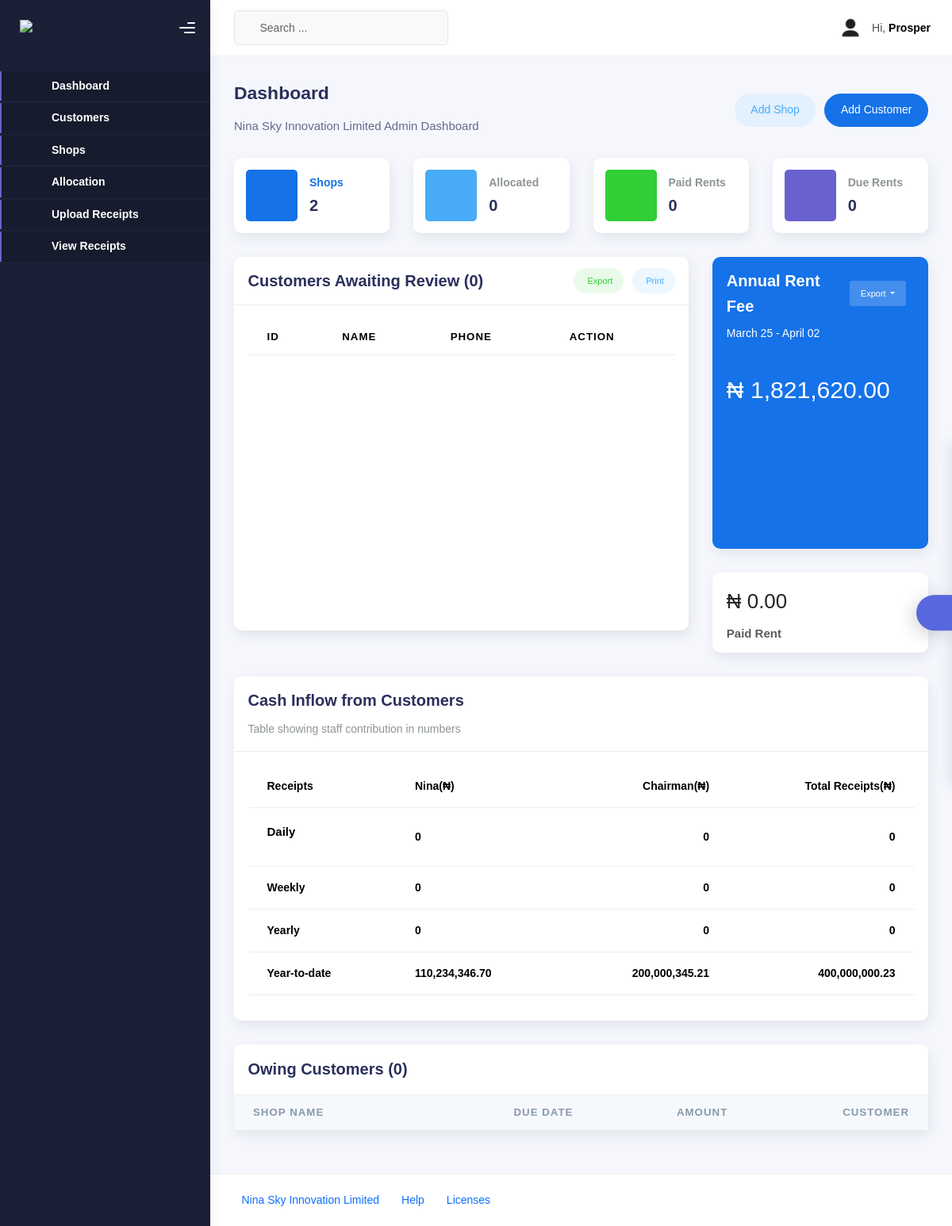
/web/review-officer/dashboard/ (signed in), run on an earlier commit of the app's database.
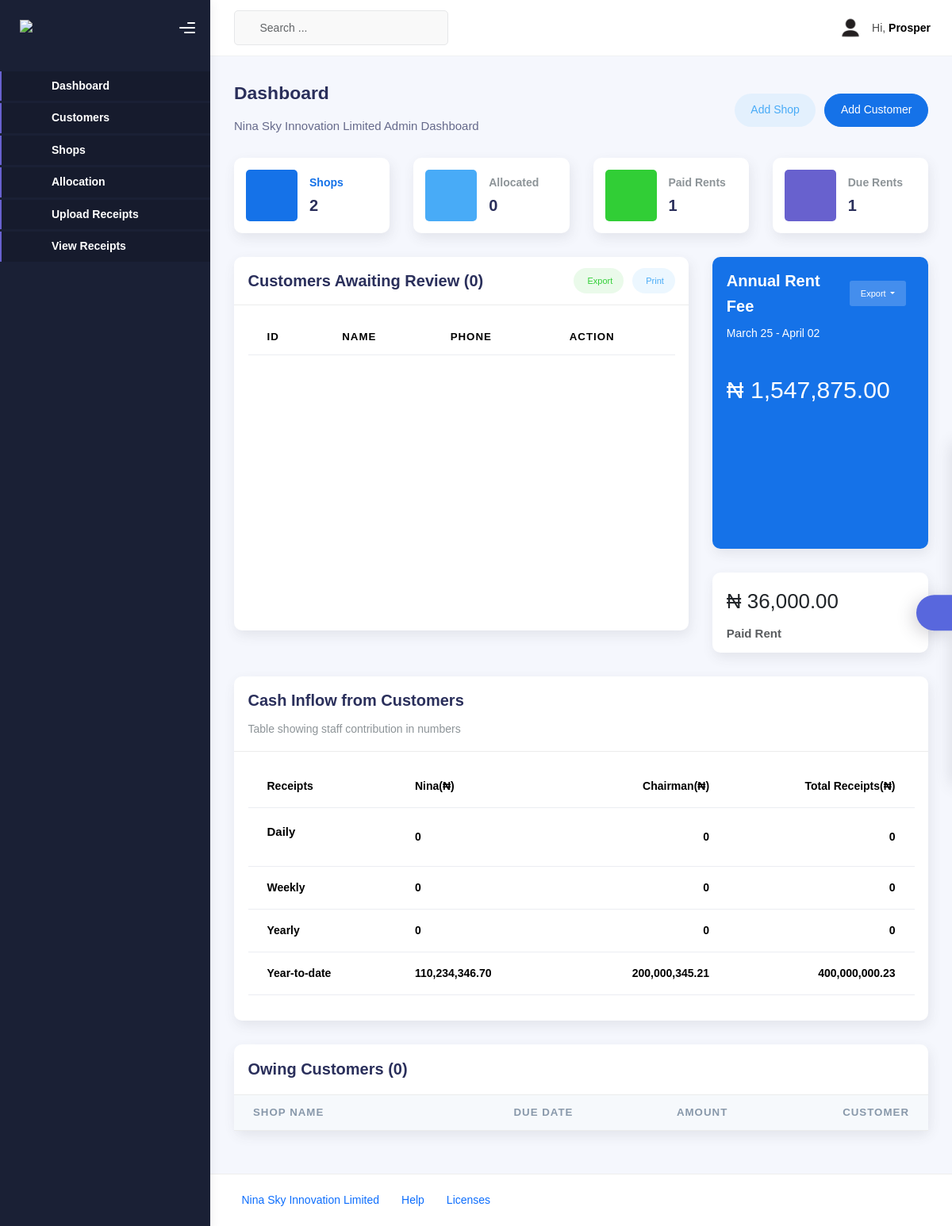
And on a later commit of the database.
### shop/models.py (models this page shows, shortened)
class Shop(models.Model):
    Type = [
        ('Platinum', 'Platinum'),
        ('Titanium', 'Titanium'),
        ('Diamond', 'Diamond'),
        ('Premium', 'Premium'),
        ('Gold', 'Gold'),
        ('Silver', 'Silver'),
    ]
    Floor = [
        ('G', 'Ground Floor'),
        ('1', 'First Floor'),
        ('2', 'Second Floor'),
    ]
    STATUS = [
        ('vacant', 'Vacant'),
        ('allocated', 'Allocated'),
    ]
    name = models.CharField(max_length=255)
    type = models.CharField(max_length=10, choices=Type)
    price = models.DecimalField(max_digits=10, decimal_places=2)
    shop_price = models.DecimalField(max_digits=10, decimal_places=2, blank=True, null=True)
    new_shop_price = models.DecimalField(max_digits=10, decimal_places=2, blank=True, null=True)
    caution_fee = models.DecimalField(max_digits=12, decimal_places=2, default=100000.00)
    no = models.CharField(max_length=5, validators=[MinLengthValidator(4)], unique=True)
    address = models.CharField(max_length=300)
    floor = models.CharField(max_length=20, choices=Floor)
    size = models.IntegerField()
    status = models.CharField(max_length=10, choices=STATUS, default='vacant')
    is_paid = models.BooleanField(default=False)
    is_approved = models.BooleanField(default=False)
    class Meta:
        ordering = ["no"]
    @staticmethod
    def allocated_shops_count():
        return Rent.objects.filter(is_paid=True, is_expired=False).count()
    @staticmethod
    def expected_rent_fees():
        from decimal import Decimal
        total = Decimal('0.00')
        for shop in Shop.objects.filter(status='allocated'):
            total += Decimal(str(shop.new_total_rent_payable))
        return '{:.2f}'.format(total)
    @staticmethod
    def total_paid_shops_price():
        total_paid_price = Shop.objects.filter(is_paid=True).aggregate(Sum('price'))['price__sum'] or 0.0
        formatted_sum = formatted_sum = '{:.2f}'.format(total_paid_price)
        return formatted_sum
    @property
    def rent(self):
        return self.size * self.price
    @property
    def vat(self): # 7.5% OF THE RENT
        result = self.rent * Decimal('0.075')
        return result.quantize(Decimal('0.01'), rounding=ROUND_HALF_UP)
    @property
    def wht(self):  # 5%
        result = self.rent * Decimal(0.05)
        return result.quantize(Decimal('0.01'), rounding=ROUND_HALF_UP)
    @property
    def new_shop_agency(self):
        result = (self.rent + self.vat) * Decimal('0.15')
        return result.quantize(Decimal('0.01'), rounding=ROUND_HALF_UP)
    @property
    def new_shop_legal(self):
        result = (self.rent + self.vat) * Decimal('0.05')
        return result.quantize(Decimal('0.01'), rounding=ROUND_HALF_UP)
    @property
    def new_service_charge(self):
        result = (self.rent + self.vat) * Decimal('0.25')
        return result.quantize(Decimal('0.01'), rounding=ROUND_HALF_UP)
    @property
    def new_total_rent_payable(self):
        return round(self.rent + self.new_shop_agency + self.new_shop_legal + self.new_service_charge + self.wht + self.vat + self.caution_fee, 2)
    @property
    def shop_price(self):
        result = self.rent * Decimal('1.075')
        return result.quantize(Decimal('0.01'), rounding=ROUND_HALF_UP)

### web/views.py (the view)
# urls.py: path("review-officer/dashboard/", review_officer_dashboard, name="review-officer-dashboard"),
@user_passes_test(is_review_officer)
def review_officer_dashboard(request):
    users = User.objects.filter(is_staff=False)
    users_count = User.objects.filter(is_staff=False).count()
    no_of_due_rents = Rent.rents_due_count()
    no_of_paid_rents = Rent.rents_paid_count()
    no_of_shops = Shop.objects.all().count()
    all_customers = Customer.objects.all()
    allocated_shops = Shop.allocated_shops_count
    expected_rent_fees = Shop.expected_rent_fees
    sum_of_paid_rents = Shop.total_paid_shops_price()
    owing_customers = Rent.objects.filter(is_paid=False, shop__status="allocated")
    customers_awaiting_review = Customer.objects.filter(is_reviewed=False)
    customers_awaiting_approval = Customer.objects.filter(approval=False)
    no_of_owing_shop_customers = Shop.objects.filter(status="allocated", is_paid=False).count()
    context = {"users": users, "daily_income_total": 0,
                "weekly_income_total": 0,
                "yearly_income_total": 0,
                "nina_daily_income": 0, "nina_weekly_income":0,
                "nina_yearly_income": 0,
                "chairman_daily_income": 0,
                "chairman_weekly_income": 0,
                "chairman_yearly_income": 0,
                "users_count": users_count, "no_of_owing_shop_customers": no_of_owing_shop_customers,
                "customers_awaiting_approval": customers_awaiting_approval,
                "customers_awaiting_review": customers_awaiting_review,
                "all_customers": all_customers, "no_of_due_rents": no_of_due_rents,
                "no_of_paid_rents": no_of_paid_rents, "no_of_shops": no_of_shops,
                "allocated_shops": allocated_shops, "expected_rent_fees": expected_rent_fees,
                "sum_of_paid_rents": sum_of_paid_rents,
                "owing_customers": owing_customers,
                "current_user": request.user, "all_income": 0}
    return render(request, "web/review_officer_dashboard.html", context)

### shop/models.py (called while the page is built)
    @staticmethod
    def rents_due_count():
        today = timezone.now().date()
        return Rent.objects.filter(is_expired=True).count()

    @staticmethod
    def rents_paid_count():
        return Rent.objects.filter(is_paid=True).count()

### web/views.py (called while the page is built)
def is_review_officer(user):
    return user.is_staff

### templates/web/review_officer_dashboard.html (shortened to what the changed rows need)
{% load static %}
{% load humanize %}
<!DOCTYPE html>
<html lang="en">
  <head>
    <link rel="stylesheet" href="https://cdn.jsdelivr.net/npm/bootstrap@4.0.0/dist/css/bootstrap.min.css">
    <link rel="stylesheet" href="{% static 'web/web_dashboard/assets/css/bootstrap.min.css' %}" />
    <link rel="stylesheet" href="{% static 'web/web_dashboard/assets/css/plugins.min.css' %}" />
    <link rel="stylesheet" href="{% static 'web/web_dashboard/assets/css/kaiadmin.min.css' %}" />
    <link rel="stylesheet" href="{% static 'web/web_dashboard/assets/css/demo.css' %}" />
  </head>
  <body>
    <div class="wrapper">
      <div class="main-panel">
        <div class="container">
          <div class="page-inner">
            <div class="row">
              <div class="col-sm-6 col-md-3">
                <div class="card card-stats card-round">
                  <div class="card-body">
                    <div class="row align-items-center">
                      <div class="col col-stats ms-3 ms-sm-0">
                        <div class="numbers">
                          <p class="card-category"><strong>Paid Rents</strong></p>
                          <h4 class="card-title">{{ no_of_paid_rents }}</h4>
                        </div>
                      </div>
                    </div>
                  </div>
                </div>
              </div>
              <div class="col-sm-6 col-md-3">
                <div class="card card-stats card-round">
                  <div class="card-body">
                    <div class="row align-items-center">
                      <div class="col col-stats ms-3 ms-sm-0">
                        <div class="numbers">
                          <p class="card-category"><strong>Due Rents</strong></p>
                          <h4 class="card-title">{{ no_of_due_rents }}</h4>
                        </div>
                      </div>
                    </div>
                  </div>
                </div>
              </div>
            </div>
            <div class="row">
              <div class="col-md-8">
                <div class="card card-round">
                  <div class="card-body">
                    <div class="chart-container" style="min-height: 375px">
                        <table class="table">
                          <thead>
                            <tr>
                              <th scope="col">ID</th>
                              <th scope="col">Name</th>
                              <th scope="col">Phone</th>
                              <th scope="col">Action</th>
                            </tr>
                          </thead>
                        </table>
                    </div>
                  </div>
                </div>
              </div>
              <div class="col-md-4">
                <div class="card card-primary card-round">
                  <div class="card-body pb-0">
                    <div class="mb-4 mt-2">
                      <h1>₦ {{expected_rent_fees|intcomma }}</h1>
                    </div>
                  </div>
                </div>
                <div class="card card-round">
                  <div class="card-body pb-0">
                    <h2 class="mb-2">₦ {{ sum_of_paid_rents|intcomma }}</h2>
                    <p class="text-muted"><strong>Paid Rent</strong></p>
                  </div>
                </div>
              </div>
            </div>
            <div class="row">
              <div class="col-md-12">
                <div class="card card-round">
                  <div class="card-body p-0">
                    <div class="table-responsive">
                      <table class="table align-items-center mb-0">
                        <thead class="thead-light">
                          <tr>
                            <th scope="col">Shop Name</th>
                            <th scope="col" class="text-end">Due Date</th>
                            <th scope="col" class="text-end">Amount</th>
                            <th scope="col" class="text-end">Customer</th>
                          </tr>
                        </thead>
                      </table>
                    </div>
                  </div>
                </div>
              </div>
            </div>
          </div>
        </div>
      </div>
    </div>
    <script>
      $("#lineChart").sparkline([102, 109, 120, 99, 110, 105, 115], {
        type: "line",
        height: "70",
        width: "100%",
        lineWidth: "2",
        lineColor: "#177dff",
        fillColor: "rgba(23, 125, 255, 0.14)",
      });
      $("#lineChart2").sparkline([99, 125, 122, 105, 110, 124, 115], {
        type: "line",
        height: "70",
        width: "100%",
        lineWidth: "2",
        lineColor: "#f3545d",
        fillColor: "rgba(243, 84, 93, .14)",
      });
      $("#lineChart3").sparkline([105, 103, 123, 100, 95, 105, 115], {
        type: "line",
        height: "70",
        width: "100%",
        lineWidth: "2",
        lineColor: "#ffa534",
        fillColor: "rgba(255, 165, 52, .14)",
      });
    </script>
  </body>
</html>

What changed in the data, as far as the page shows it:
changed Shop: size+price+caution_fee "1,821,620.00" → "1,547,875.00"
Also different on the page:
{{ no_of_paid_rents }}: "0" → "1"
{{ no_of_due_rents }}: "0" → "1"
{{ sum_of_paid_rents|intcomma }}: "0.00" → "36,000.00"
